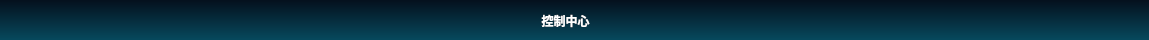
<?xml version="1.0" encoding="UTF-8"?>
<ui version="4.0">
 <class>title2</class>
 <widget class="QWidget" name="title2">
  <property name="geometry">
   <rect>
    <x>0</x>
    <y>0</y>
    <width>1149</width>
    <height>40</height>
   </rect>
  </property>
  <property name="windowTitle">
   <string>Form</string>
  </property>
  <property name="styleSheet">
   <string notr="true">QWidget#widget
{
	background-color: rgb(98, 98, 98);
}
QLabel#label
{
	font: 16pt bold &quot;楷体&quot;;
	font-weight:900;
	color:white;
}

QPushButton
{
	border-style: solid;
	border-width: 0px;
	border-radius: 0px;
	background-color: rgba(223, 223, 223, 0);
}

QPushButton::focus{outline: none;}

QPushButton::hover 
{
	border-style: solid;
	border-width: 0px;
	border-radius: 0px;
	background-color: rgba(223, 223, 223, 150);
}
</string>
  </property>
  <layout class="QHBoxLayout" name="horizontalLayout">
   <property name="spacing">
    <number>0</number>
   </property>
   <property name="leftMargin">
    <number>0</number>
   </property>
   <property name="topMargin">
    <number>0</number>
   </property>
   <property name="rightMargin">
    <number>0</number>
   </property>
   <property name="bottomMargin">
    <number>0</number>
   </property>
   <item>
    <widget class="QWidget" name="widget" native="true">
     <property name="styleSheet">
      <string notr="true">background-color: qlineargradient(spread:pad, x1:1, y1:1, x2:1, y2:0, stop:0 rgba(6, 73, 93, 255), stop:1 rgba(5, 16, 29, 255));</string>
     </property>
     <widget class="QLabel" name="label">
      <property name="geometry">
       <rect>
        <x>430</x>
        <y>0</y>
        <width>271</width>
        <height>41</height>
       </rect>
      </property>
      <property name="styleSheet">
       <string notr="true">
background:transparent</string>
      </property>
      <property name="frameShadow">
       <enum>QFrame::Raised</enum>
      </property>
      <property name="text">
       <string>控制中心</string>
      </property>
      <property name="alignment">
       <set>Qt::AlignCenter</set>
      </property>
     </widget>
     <widget class="QPushButton" name="pushButton">
      <property name="geometry">
       <rect>
        <x>1040</x>
        <y>9</y>
        <width>51</width>
        <height>21</height>
       </rect>
      </property>
      <property name="sizePolicy">
       <sizepolicy hsizetype="Fixed" vsizetype="Fixed">
        <horstretch>0</horstretch>
        <verstretch>0</verstretch>
       </sizepolicy>
      </property>
      <property name="styleSheet">
       <string notr="true">QPushButton
{
	border-style: solid;
	border-width: 0px;
	border-radius: 0px;
	background-color: rgba(223, 223, 223, 0);
}

QPushButton::focus{outline: none;}

QPushButton::hover 
{
	border-style: solid;
	border-width: 0px;
	border-radius: 0px;
	background-color: rgba(223, 223, 223, 150);
}
</string>
      </property>
      <property name="text">
       <string/>
      </property>
      <property name="icon">
       <iconset resource="resource.qrc">
        <normaloff>:/zuixiaohua.png</normaloff>:/zuixiaohua.png</iconset>
      </property>
     </widget>
     <widget class="QPushButton" name="pushButton_2">
      <property name="geometry">
       <rect>
        <x>1087</x>
        <y>10</y>
        <width>51</width>
        <height>21</height>
       </rect>
      </property>
      <property name="sizePolicy">
       <sizepolicy hsizetype="Fixed" vsizetype="Fixed">
        <horstretch>0</horstretch>
        <verstretch>0</verstretch>
       </sizepolicy>
      </property>
      <property name="styleSheet">
       <string notr="true">QPushButton
{
	border-style: solid;
	border-width: 0px;
	border-radius: 0px;
	background-color: rgba(223, 223, 223, 0);
}

QPushButton::focus{outline: none;}

QPushButton::hover 
{
	border-style: solid;
	border-width: 0px;
	border-radius: 0px;
	background-color: rgba(223, 223, 223, 150);
}
</string>
      </property>
      <property name="text">
       <string/>
      </property>
      <property name="icon">
       <iconset resource="resource.qrc">
        <normaloff>:/guanbi.png</normaloff>:/guanbi.png</iconset>
      </property>
     </widget>
     <widget class="QPushButton" name="pushButton_3">
      <property name="geometry">
       <rect>
        <x>11</x>
        <y>11</y>
        <width>111</width>
        <height>18</height>
       </rect>
      </property>
      <property name="styleSheet">
       <string notr="true">QPushButton
{
	border-style: solid;
	border-width: 0px;
	border-radius: 0px;
	background-color: rgba(223, 223, 223, 0);
}

QPushButton::focus{outline: none;}

QPushButton::hover 
{
	border-style: solid;
	border-width: 0px;
	border-radius: 0px;
	background-color: rgba(223, 223, 223, 150);
}
</string>
      </property>
      <property name="text">
       <string/>
      </property>
      <property name="icon">
       <iconset resource="resource.qrc">
        <normaloff>:/返回 (1).png</normaloff>:/返回 (1).png</iconset>
      </property>
     </widget>
    </widget>
   </item>
  </layout>
 </widget>
 <resources>
  <include location="resource.qrc"/>
 </resources>
 <connections/>
</ui>
